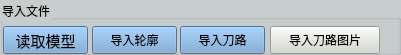
  <widget class="QGroupBox" name="groupBox_3">
   <property name="geometry">
    <rect>
     <x>490</x>
     <y>0</y>
     <width>401</width>
     <height>55</height>
    </rect>
   </property>
   <property name="styleSheet">
    <string notr="true">background-color: rgb(200, 205, 205);</string>
   </property>
   <property name="title">
    <string>导入文件</string>
   </property>
   <widget class="QPushButton" name="btnReadParts">
    <property name="geometry">
     <rect>
      <x>3</x>
      <y>26</y>
      <width>85</width>
      <height>28</height>
     </rect>
    </property>
    <property name="minimumSize">
     <size>
      <width>0</width>
      <height>0</height>
     </size>
    </property>
    <property name="font">
     <font>
      <family>Ubuntu</family>
      <pointsize>11</pointsize>
      <weight>50</weight>
      <italic>false</italic>
      <bold>false</bold>
     </font>
    </property>
    <property name="styleSheet">
     <string notr="true">font: 11pt &quot;Ubuntu&quot;;
background-color: rgb(114, 159, 207);</string>
    </property>
    <property name="text">
     <string>读取模型</string>
    </property>
   </widget>
   <widget class="QPushButton" name="bntImportProfData">
    <property name="geometry">
     <rect>
      <x>92</x>
      <y>26</y>
      <width>85</width>
      <height>28</height>
     </rect>
    </property>
    <property name="styleSheet">
     <string notr="true">font: 11pt &quot;Ubuntu&quot;;
background-color: rgb(114, 159, 207);</string>
    </property>
    <property name="text">
     <string>导入轮廓</string>
    </property>
   </widget>
   <widget class="QPushButton" name="bntImportTBData">
    <property name="geometry">
     <rect>
      <x>180</x>
      <y>26</y>
      <width>85</width>
      <height>28</height>
     </rect>
    </property>
    <property name="styleSheet">
     <string notr="true">background-color: rgb(211, 215, 207);
background-color: rgb(114, 159, 207);
font: 11pt &quot;Ubuntu&quot;;</string>
    </property>
    <property name="text">
     <string>导入刀路</string>
    </property>
   </widget>
   <widget class="QPushButton" name="bntImportTPImg">
    <property name="geometry">
     <rect>
      <x>270</x>
      <y>26</y>
      <width>110</width>
      <height>28</height>
     </rect>
    </property>
    <property name="styleSheet">
     <string notr="true">background-color: rgb(211, 215, 207);
font: 11pt &quot;Ubuntu&quot;;</string>
    </property>
    <property name="text">
     <string>导入刀路图片</string>
    </property>
   </widget>
  </widget>
